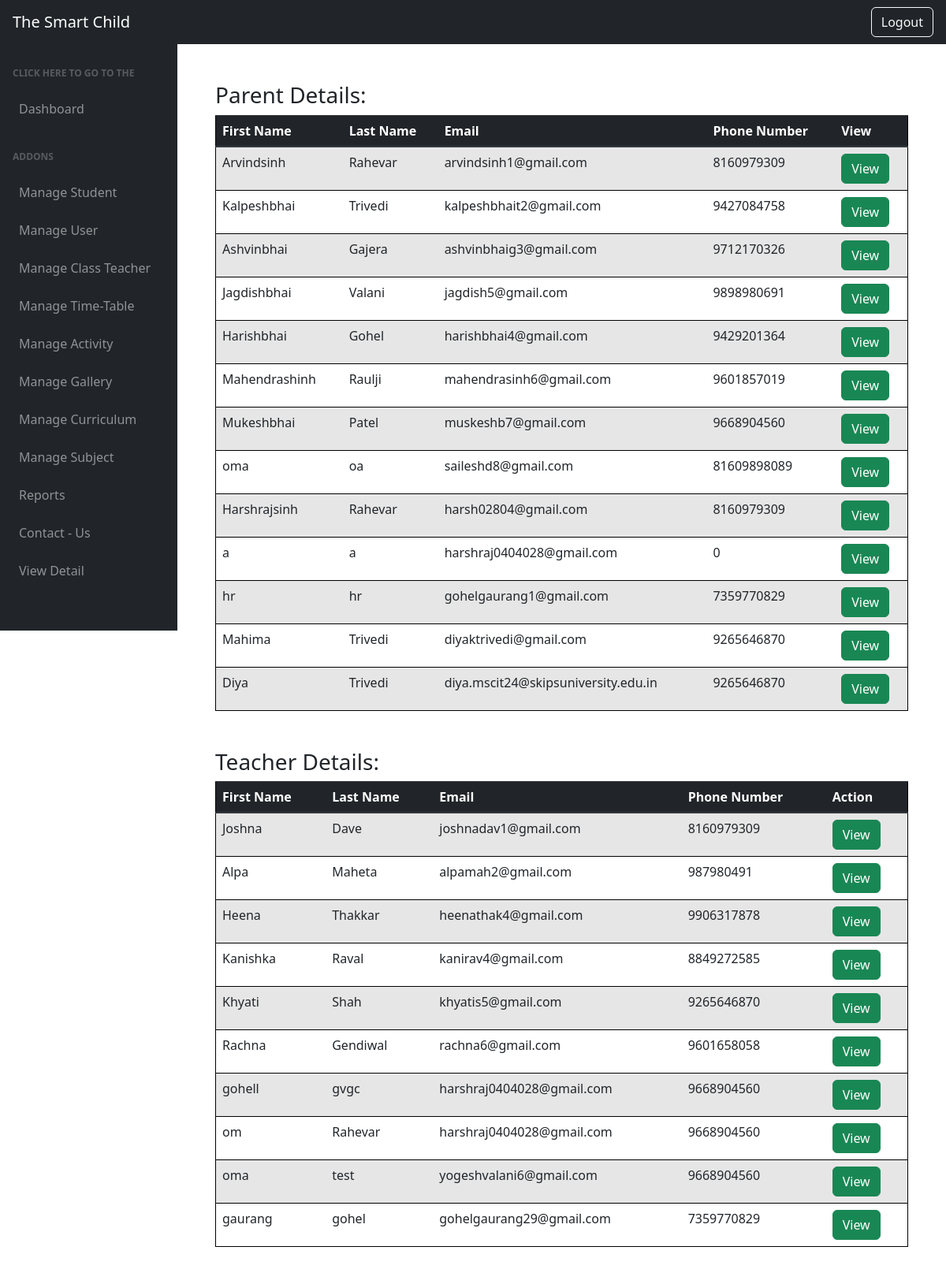
The page /view_parent_teacher/ (signed in) on the database its author committed.
### school/models.py (models this page shows, shortened)
class Parent(models.Model):
    p_user=models.OneToOneField('Parent_user',on_delete=models.CASCADE,null=True)
    parent_img=models.ImageField(upload_to='parent_img/',default=None,null=True)
    fname=models.CharField(max_length=30,default=None,null=True)
    lname=models.CharField(max_length=30,default=None,null=True)
    gender=models.CharField(max_length=10,choices=g,default=None,null=True)
    email=models.CharField(max_length=90,default=None,null=True,unique=True)
    phone_no=models.CharField(max_length=20,default=None,null=True)
    address=models.TextField(null=True)
    year=models.PositiveIntegerField(null=True,default=2024)

class Teacher(models.Model):
    t_user=models.OneToOneField('Teacher_user',on_delete=models.CASCADE,null=True)
    teacher_img=models.ImageField(upload_to='teacher_img/',default=None,null=True)
    fname=models.CharField(max_length=30,default=None,null=True)
    lname=models.CharField(max_length=30,default=None,null=True)
    gender=models.CharField(max_length=10,choices=g,default=None,null=True)
    email=models.CharField(max_length=90,default=None,null=True)
    dob=models.DateField(null=True)
    doj=models.DateField(null=True)
    phone_no=models.CharField(max_length=20,default=None)
    address=models.TextField(null=True)
    salary=models.PositiveIntegerField(null=True)
    expr=models.PositiveIntegerField(null=True)
    ug_uni_name = models.CharField(max_length=100, blank=True, null=True)
    ug_degree_name = models.CharField(max_length=100, blank=True, null=True)
    ug_overall_cgpa = models.DecimalField(max_digits=5, decimal_places=2, blank=True, null=True)
    pg_uni_name = models.CharField(max_length=100, blank=True, null=True)
    pg_degree_name = models.CharField(max_length=100, blank=True, null=True)
    pg_overall_cgpa = models.DecimalField(max_digits=5, decimal_places=2, blank=True, null=True)

### school/views.py (the view)
# urls.py: path('view_parent_teacher/', view_parent_teacher,name='view_parent_teacher'),
@login_required(login_url='/login_page')
@user_passes_test(is_superuser)
def view_parent_teacher(request):
    parent=Parent.objects.all()
    teacher=Teacher.objects.all()
    data={'parent':parent,'teacher':teacher}
    return render(request,'view_parent_teacher.html',data)

### school/views.py (called while the page is built)
def is_superuser(user):
    return user.is_superuser

### templates/view_parent_teacher.html (shortened to what this page needs)
<html lang="en">
    <head>
        <link rel="stylesheet" href="https://cdn.jsdelivr.net/npm/bootstrap@4.0.0/dist/css/bootstrap.min.css">
        <link href="/static/css/dash_styles.css" rel="stylesheet" />
    </head>
    <body class="sb-nav-fixed">
        <nav class="sb-topnav navbar navbar-expand navbar-dark bg-dark">
            <a class="navbar-brand ps-3" href="index.html">The Smart Child</a>
            <button class="btn btn-link btn-sm order-1 order-lg-0 me-4 me-lg-0" id="sidebarToggle" href="#!"></button>
        </nav>
        {% include "admin_sidebar.html" %}
<div id="layoutSidenav_content">
                <main>
<div class="container p-5">
<h3> Parent Details:</h3>
                        <table style="border: 1px solid black; margin: auto; " class="table table-striped">
                          <thead class="thead-dark">
                          <tr>
                              <th> First Name</th>
                          <th> Last Name</th>
                            <th>Email</th>
                            <th>Phone Number</th>
                            <th> View </th>
                          </tr>
                          </thead>
                          {%for i in parent%}
                          <tr>
                            <td>{{i.fname}}</td>
                            <td>{{i.lname}}</td>
                            <td>{{i.email}}</td>
                            <td>{{i.phone_no}}</td>
                            <td><a href='/admin_view_parent/{{i.id}}' class='btn btn-success'> View</a> </td>
                          </tr>
                          {%endfor%}
                        </table> <br> <br>
                        <h3> Teacher Details:</h3>
              <table style="border: 1px solid black; margin: auto; " class="table table-striped">
                          <thead class="thead-dark">
                          <tr>
                          <th> First Name</th>
                          <th> Last Name</th>
                            <th>Email</th>
                            <th>Phone Number</th>
                            <th>Action</th>
                          </tr>
                          </thead>
                          {%for i in teacher%}
                          <tr>
                            <td>{{i.fname}}</td>
                            <td>{{i.lname}}</td>
                            <td>{{i.email}}</td>
                            <td>{{i.phone_no}}</td>
                            <td><a href='/view_teacher/{{i.id}}' class='btn btn-success'> View</a> </td>
                          </tr>
                          {%endfor%}
                        </table>
                        </main>
                        </div>
</body>
</html>

### rows shown on the page
Parent: fname "Arvindsinh", lname "Rahevar", email "arvindsinh1@gmail.com", phone_no "8160979309"
Parent: fname "Kalpeshbhai", lname "Trivedi", email "kalpeshbhait2@gmail.com", phone_no "9427084758"
Parent: fname "Ashvinbhai", lname "Gajera", email "ashvinbhaig3@gmail.com", phone_no "9712170326"
Parent: fname "Jagdishbhai", lname "Valani", email "jagdish5@gmail.com", phone_no "9898980691"
Parent: fname "Harishbhai", lname "Gohel", email "harishbhai4@gmail.com", phone_no "9429201364"
Parent: fname "Mahendrashinh", lname "Raulji", email "mahendrasinh6@gmail.com", phone_no "9601857019"
Parent: fname "Mukeshbhai", lname "Patel", email "muskeshb7@gmail.com", phone_no "9668904560"
Parent: fname "oma", lname "oa", email "saileshd8@gmail.com", phone_no "81609898089"
Parent: fname "Harshrajsinh", lname "Rahevar", email "harsh02804@gmail.com", phone_no "8160979309"
Parent: fname "a", lname "a", email "harshraj0404028@gmail.com", phone_no "0"
Parent: fname "hr", lname "hr", email "gohelgaurang1@gmail.com", phone_no "7359770829"
Parent: fname "Mahima", lname "Trivedi", email "diyaktrivedi@gmail.com", phone_no "9265646870"
Parent: fname "Diya", lname "Trivedi", email "diya.mscit24@skipsuniversity.edu.in", phone_no "9265646870"
Teacher: fname "Joshna", lname "Dave", email "joshnadav1@gmail.com", phone_no "8160979309"
Teacher: fname "Alpa", lname "Maheta", email "alpamah2@gmail.com", phone_no "987980491"
Teacher: fname "Heena", lname "Thakkar", email "heenathak4@gmail.com", phone_no "9906317878"
Teacher: fname "Kanishka", lname "Raval", email "kanirav4@gmail.com", phone_no "8849272585"
Teacher: fname "Khyati", lname "Shah", email "khyatis5@gmail.com", phone_no "9265646870"
Teacher: fname "Rachna", lname "Gendiwal", email "rachna6@gmail.com", phone_no "9601658058"
Teacher: fname "gohell", lname "gvgc", email "harshraj0404028@gmail.com", phone_no "9668904560"
Teacher: fname "om", lname "Rahevar", email "harshraj0404028@gmail.com", phone_no "9668904560"
Teacher: fname "oma", lname "test", email "yogeshvalani6@gmail.com", phone_no "9668904560"
Teacher: fname "gaurang", lname "gohel", email "gohelgaurang29@gmail.com", phone_no "7359770829"
